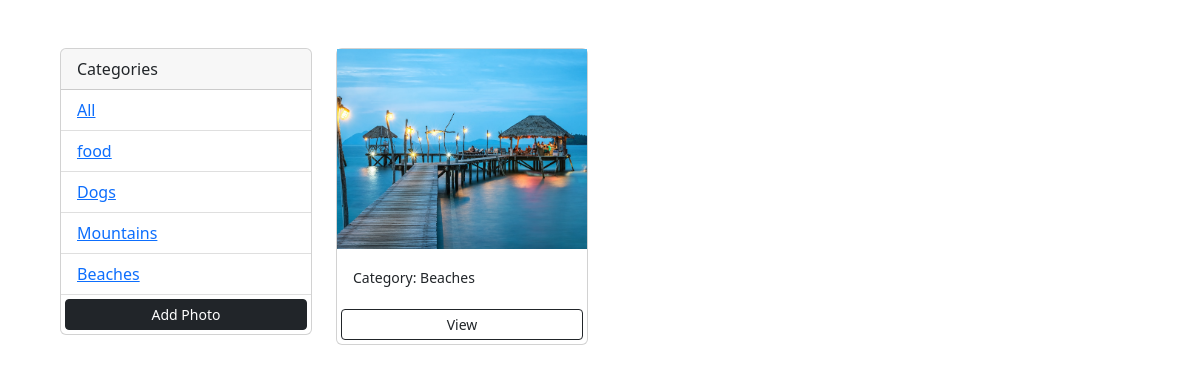
The app's page /?category=Beaches with its own data.
### photos/models.py (models this page shows, shortened)
class Category(models.Model):
    name = models.CharField(max_length=100, null=False, blank=False)

class Photo(models.Model):
    category = models.ForeignKey(Category, on_delete=models.SET_NULL, null=True, blank=True)
    image = models.ImageField(null=False, blank=False)
    description = models.TextField()

### photos/views.py (the view)
# urls.py: path('', views.gallery, name='gallery'),
def gallery(request):
    category = request.GET.get('category')
    if category == None:
        photos = Photo.objects.all()
    else:
        photos = Photo.objects.filter(category__name=category)
    categories = Category.objects.all()
    context = {'categories' : categories, 'photos' : photos}
    return render(request, 'photos/gallery.html', context)

### photos/templates/photos/gallery.html (shortened to what this page needs)
<!DOCTYPE html>
<html lang="en">
<head>
  <link href="https://cdn.jsdelivr.net/npm/bootstrap@5.2.0/dist/css/bootstrap.min.css" rel="stylesheet"
>
</head>
<body class="m-5">
  <div class="container">
    <div class="row">
      <div class="col-md-3">
        <div class="card">
          <div class="card-header">
            Categories
          </div>
          <ul class="list-group list-group-flush">
            <li class="list-group-item">
                <a href="{% url 'gallery' %}">All</a>
            </li>
            {% for category in categories %}
            <li class="list-group-item">
              <a href="{% url 'gallery' %}?category={{category.name}}">
                {{category.name}}
              </a>
            </li>
            {% endfor %}
            <a href="{% url 'add' %}" class="btn btn-dark btn-block btn-sm m-1">Add Photo</a>
          </ul>
        </div>
      </div>
      <div class="col-md-9">
        <div class="row">
          {% for photo in photos %}
          <div class="col-md-4">
            <div class="card">
              <img class="image-thumbnail"
                src="{{photo.image.url}}"
                alt="Card image cap">
              <div class="card-body">
                <small>Category: {{photo.category.name}}</small>
              </div>
              <a href="{% url 'photo' photo.id %}" class="btn btn-outline-dark btn-sm m-1">View</a>
            </div>
          </div>
          {% empty%}
          <h3>No Photos!</h3>
          {% endfor %}
        </div>
      </div>
    </div>
  </div>
</body>
</html>

### photos/templates/photos/gallery.html (style rules this page uses)
.image-thumbnail { height: 200px; object-fit: cover; }

### records on screen
Category: name "food"
Category: name "Dogs"
Category: name "Mountains"
Category: name "Beaches"
Photo: image (picture), category.name "Beaches"
